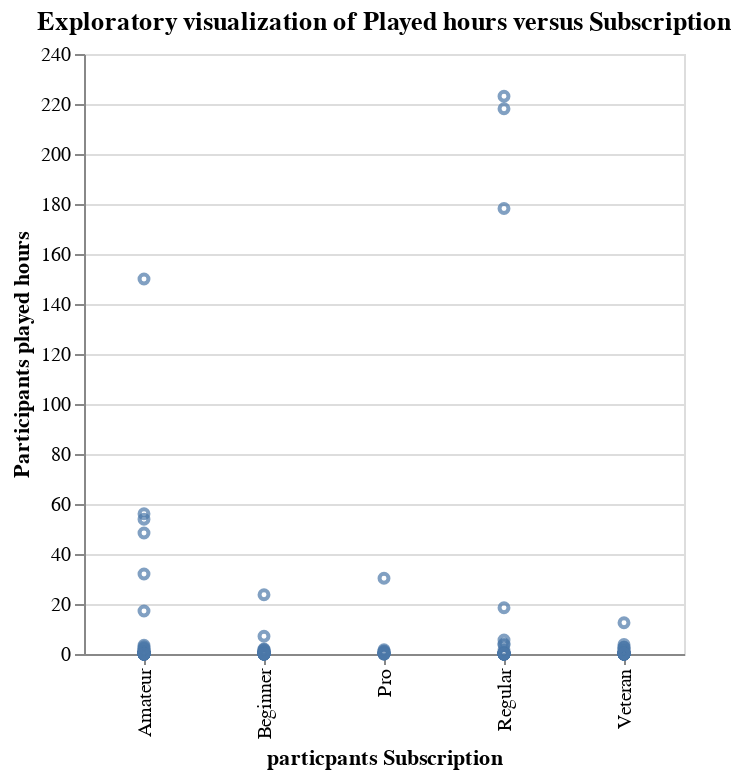

This figure's notebook cell:
### Markdown cell above
Additionally, we specifically chose to explore the relationships between two object variables to played hours, to explore trends. Specifically, we individually visualized the relationship between played hours to experience and subscribe value using a scatter and bar plot, created with altairs mark_point(), and mark_bar() functions.

### Code cell
plot_1 = alt.Chart(
    players_filtered,
    title= "Exploratory visualization of Played hours versus Subscription"
).mark_point(size = 20).encode(
    x=alt.X("experience")
        .title("particpants Subscription"),
    y=alt.Y("played_hours")
        .title("Participants played hours")
).properties(width = 300)
plot_1

### Figure 1 — Vega-Lite specification as saved in the notebook (floating-point values rounded to 4 significant figures; data arrays with more than 128 entries replaced by an {"elided": "..."} marker saying what was removed)
{"config": {"view": {"continuousWidth": 300, "continuousHeight": 300}}, "data": {"name": "data-dc39170511f3ba1e9a8571eea42c5369"}, "mark": {"type": "point", "size": 20}, "encoding": {"x": {"field": "experience", "title": "particpants Subscription", "type": "nominal"}, "y": {"field": "played_hours", "title": "Participants played hours", "type": "quantitative"}}, "title": "Exploratory visualization of Played hours versus Subscription", "width": 300, "$schema": "https://vega.github.io/schema/vega-lite/v5.20.1.json", "datasets": {"data-dc39170511f3ba1e9a8571eea42c5369": {"elided": "196 records"}}}
